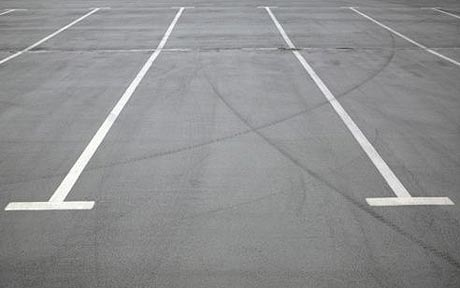
#> input picture assignment-2-data/p1.jpg, 460 x 288 px
$ python exercise_2.py   (older library calls are emulated)
#> lines starting #> are read from the running program, lines starting #| are printed output that depends on the picture; after the words box and inside, x2 and y2 are one past the last pixel; in counts of white or black regions, pixels touching at a corner belong together
#> in main, image is the input picture: shape (288, 460, 3); mean B, G, R 144.3, 143.4, 142.7
from pathlib import Path

import cv2
import numpy as np


# Prepare the region mask and compare Sobel edges with Canny edges.
def prepare_edges(image, name, white_min):
#> called with name = 'p1', white_min = 190
    if image.ndim == 3:
        gray = cv2.cvtColor(image, cv2.COLOR_BGR2GRAY)
    else:
        gray = image.copy()
    smooth = cv2.GaussianBlur(gray, (3, 3), 0)

    sobel_x = cv2.Sobel(smooth, cv2.CV_64F, 1, 0, ksize=3)
    sobel_y = cv2.Sobel(smooth, cv2.CV_64F, 0, 1, ksize=3)
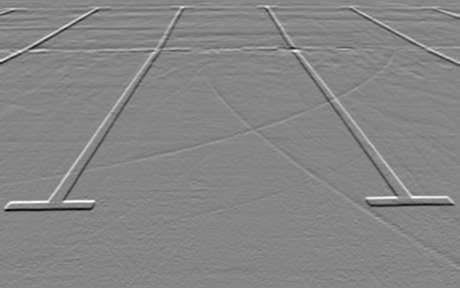
#> sobel_y: shape (288, 460) float64; min -400, max 361, mean -0.8; drawn with min black and max white
    magnitude = np.sqrt(sobel_x ** 2 + sobel_y ** 2)
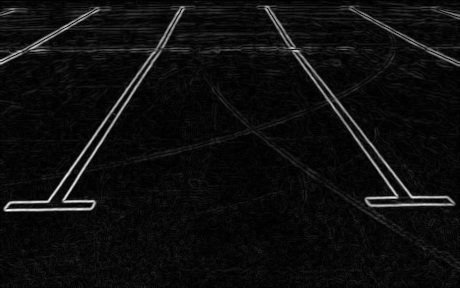
#> magnitude: shape (288, 460) float64; min 0, max 400.3, mean 22.9; drawn with min black and max white

    if name == "sudoku":
        # Lower thresholds retain the faint internal grid lines.
        canny = cv2.Canny(smooth, 20, 60, L2gradient=True)
        _, sobel_edges = cv2.threshold(magnitude, 30, 255, cv2.THRESH_BINARY)

        # Manually select the puzzle area to exclude the surrounding newspaper.
        # This mask only selects existing edges; its border is not an edge input.
        height, width = gray.shape
        corners = np.array([
            [0.11 * width, 0.14 * height],
            [0.90 * width, 0.11 * height],
            [0.95 * width, 0.94 * height],
            [0.045 * width, 0.94 * height],
        ], dtype=np.int32)
        region_mask = np.zeros_like(gray)
        cv2.fillPoly(region_mask, [corners], 255)
    else:
        canny = cv2.Canny(smooth, 40, 120, L2gradient=True)
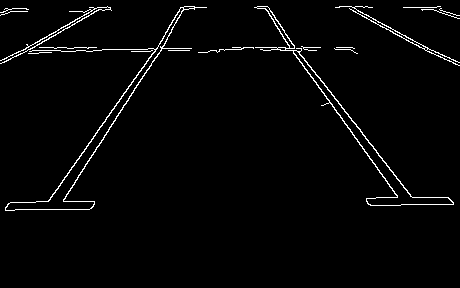
#> canny: shape (288, 460); 2.3% white in thin lines or dots, all inside (x1, y1, x2, y2) = (0, 6, 460, 211)
        _, sobel_edges = cv2.threshold(magnitude, 80, 255, cv2.THRESH_BINARY)
#> sobel_edges: shape (288, 460) float64; 4.3% white in thin lines or dots, all inside (x1, y1, x2, y2) = (0, 5, 460, 249)

        # White paint has high brightness and low colour saturation in HSV.
        hsv = cv2.cvtColor(image, cv2.COLOR_BGR2HSV)
#> hsv: shape (288, 460, 3); mean H, S, V 66.1, 4.1, 144.8
        region_mask = cv2.inRange(hsv, (0, 0, white_min), (179, 70, 255))
#> region_mask: shape (288, 460); 3.7% white; 33 white regions (25 under 20 px), largest, box (x1, y1, x2, y2) and area: (5, 7, 194, 210) 2410, (293, 51, 453, 205) 1925, (25, 8, 101, 51) 179
        # Include edge pixels just outside the white region as well.
        kernel = cv2.getStructuringElement(cv2.MORPH_RECT, (3, 3))
        region_mask = cv2.dilate(region_mask, kernel)
#> region_mask: shape (288, 460); 5.7% white; 15 white regions (7 under 20 px), largest, box (x1, y1, x2, y2) and area: (4, 6, 195, 211) 3377, (292, 50, 454, 206) 2631, (0, 6, 111, 64) 584

    sobel_edges = cv2.bitwise_and(sobel_edges.astype(np.uint8), region_mask)
    # Sobel is saved for comparison; the thinner Canny edges supply Hough votes.
    hough_edges = cv2.bitwise_and(canny, region_mask)
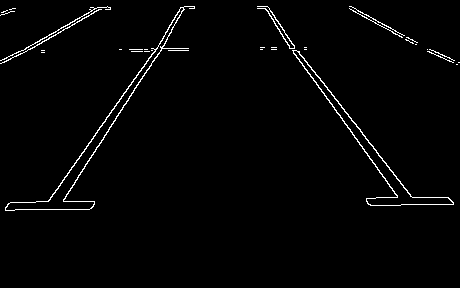
#> hough_edges: shape (288, 460); 1.8% white in thin lines or dots, all inside (x1, y1, x2, y2) = (0, 6, 460, 211)
    return {
        "grayscale": gray,
        "region_mask": region_mask,
        "sobel_magnitude": np.clip(magnitude, 0, 255).astype(np.uint8),
        "sobel_edges": sobel_edges,
        "canny_edges": canny,
        "hough_edges": hough_edges,
    }


# Keep relevant line directions and remove nearly identical Hough detections.
def select_lines(lines, name, rho_gap, angle_gap):
    selected = []
    angle_gap = np.deg2rad(angle_gap)

    # HoughLines can return None when no line receives enough votes.
    if lines is None:
        return selected

    for rho, theta in lines[:, 0]:
        rho, theta = float(rho), float(theta)
        angle = np.rad2deg(theta)

        # Theta describes the line's normal, not the direction of the line.
        # In p2, keep the upright parking dividers rather than horizontal clutter.
        if name == "p2" and not (angle < 35 or angle > 145):
            continue
        # Sudoku grid lines are approximately horizontal or vertical.
        if name == "sudoku" and not (
            angle < 12 or angle > 168 or abs(angle - 90) < 12
        ):
            continue

        duplicate = False
        for previous_rho, previous_theta in selected:
            difference = abs(theta - previous_theta)
            same_direction = (
                abs(rho - previous_rho) < rho_gap and difference < angle_gap
            )
            # Normals near 0 and 180 degrees can describe the same line.
            opposite_direction = (
                abs(rho + previous_rho) < rho_gap
                and np.pi - difference < angle_gap
            )
            if same_direction or opposite_direction:
                duplicate = True
                break

        if not duplicate:
            selected.append((rho, theta))

    return selected


# Convert a line from rho and theta to two endpoints for cv2.line().
def line_endpoints(rho, theta, length):
    a = np.cos(theta)
    b = np.sin(theta)
    x0 = rho * a
    y0 = rho * b

    # (a, b) is the normal; (-b, a) points along the line.
    point1 = (round(x0 - length * b), round(y0 + length * a))
    point2 = (round(x0 + length * b), round(y0 - length * a))
    return point1, point2


# Draw the detected lines in red over a copy of the original image.
def draw_lines(image, lines):
    if image.ndim == 2:
        result = cv2.cvtColor(image, cv2.COLOR_GRAY2BGR)
    else:
        result = image.copy()

    length = 2 * max(image.shape[:2])
    for rho, theta in lines:
        point1, point2 = line_endpoints(rho, theta, length)
        # HoughLines gives full lines, so they extend beyond the visible paint.
        cv2.line(result, point1, point2, (0, 0, 255), 1, cv2.LINE_AA)
    return result


# Save an image and report an error if saving fails.
def save_image(path, image):
    if not cv2.imwrite(str(path), image):
        raise OSError(f"Could not save {path}")


# Save six labelled images to show the main processing steps together.
def save_comparison(images, titles, path):
    height, width = images[0].shape[:2]
    title_height = 40
    panel = np.full((2 * (height + title_height), 3 * width, 3), 255, np.uint8)

    for i, (image, title) in enumerate(zip(images, titles)):
        x = (i % 3) * width
        y = (i // 3) * (height + title_height)
        if image.ndim == 2:
            image = cv2.cvtColor(image, cv2.COLOR_GRAY2BGR)
        panel[y + title_height:y + title_height + height, x:x + width] = image
        cv2.putText(
            panel, title, (x + 8, y + 27), cv2.FONT_HERSHEY_SIMPLEX,
            0.6, (0, 0, 0), 1, cv2.LINE_AA
        )

    save_image(path, panel)


# Process the three parking images and the Sudoku image, then save the results.
def main():
    project_dir = Path(__file__).resolve().parent
    output_dir = project_dir / "outputs" / "exercise_2"
    output_dir.mkdir(parents=True, exist_ok=True)

    # Settings were selected by inspecting the masks and line overlays.
    # white_min is the minimum HSV brightness; it is unused for Sudoku.
    # rho_gap (pixels) and angle_gap (degrees) control duplicate removal.
    settings = {
        "p1.jpg": {"white_min": 190, "votes": 65, "rho_gap": 15, "angle_gap": 4},
        "p2.jpg": {"white_min": 200, "votes": 60, "rho_gap": 12, "angle_gap": 3},
        "p3.jpg": {"white_min": 200, "votes": 100, "rho_gap": 8, "angle_gap": 3},
        "sudoku.png": {"white_min": 0, "votes": 140, "rho_gap": 15, "angle_gap": 4},
    }
    summary = ["image,vote_threshold,raw_lines,selected_lines"]

    for filename, parameters in settings.items():
        name = Path(filename).stem
        image_path = project_dir / "assignment-2-data" / filename
        mode = cv2.IMREAD_GRAYSCALE if name == "sudoku" else cv2.IMREAD_COLOR
        image = cv2.imread(str(image_path), mode)
        if image is None:
            raise FileNotFoundError(f"Could not read {image_path}")

        image_dir = output_dir / name
        image_dir.mkdir(exist_ok=True)
        stages = prepare_edges(image, name, parameters["white_min"])
#> stages = 6 items
        # Accumulator resolution: 1 pixel in rho and 1 degree in theta.
        lines = cv2.HoughLines(
            stages["hough_edges"], 1, np.pi / 180, parameters["votes"]
        )
#> lines = 27 rows, first 8: [155, 0.611], [-203, 2.48], [161, 0.576], [-207, 2.51], [-212, 2.53], [160, 0.559], [-209, 2.5], [-218, 2.55]
        selected = select_lines(
            lines, name, parameters["rho_gap"], parameters["angle_gap"]
        )
#> the loop in select_lines, `for rho, theta in lines[:, 0]:` made 27 passes
#> (rho, theta, angle) on passes 1 to 12: (155, 0.611, 35), (-203, 2.48, 142), (161, 0.576, 33), (-207, 2.51, 144), (-212, 2.53, 145), (160, 0.559, 32), (-209, 2.5, 143), (-218, 2.55, 146), (154, 0.593, 34), (-199, 2.46, 141), (158, 0.541, 31), (57, 1.05, 60)
#> after the loop in select_lines, `for rho, theta in lines[:, 0]:`: selected = [(155, 0.611), (-203, 2.48), (-218, 2.55), (158, 0.541), (57, 1.05), (209, 1.57), (-165, 2.08)]
        raw_lines = [] if lines is None else lines[:, 0]
#> raw_lines = 27 pairs, first value -221 to 210, second value 0.524 to 2.57
        result = draw_lines(image, selected)
#> the loop in draw_lines, `for rho, theta in lines:` made 7 passes
#> (rho, theta, a in line_endpoints, b in line_endpoints, x0 in line_endpoints, y0 in line_endpoints, point1, point2) on passes 1 to 7: (155, 0.611, 0.819, 0.574, 127, 88.9, (-401, 843), (655, -665)), (-203, 2.48, -0.788, 0.616, 160, -125, (-406, -850), (726, 600)), (-218, 2.55, -0.829, 0.559, 180.7, -121.9, (-334, -885), (695, 641)), (158, 0.541, 0.857, 0.515, 135.4, 81.38, (-338, 870), (609, -707)), (57, 1.05, 0.5, 0.866, 28.5, 49.36, (-768, 509), (825, -411)), (209, 1.57, -4.37e-08, 1, -9.14e-06, 209, (-920, 209), (920, 209)), (-165, 2.08, -0.485, 0.875, 79.99, -144.3, (-725, -590), (885, 302))
#> after the loop in draw_lines, `for rho, theta in lines:`:
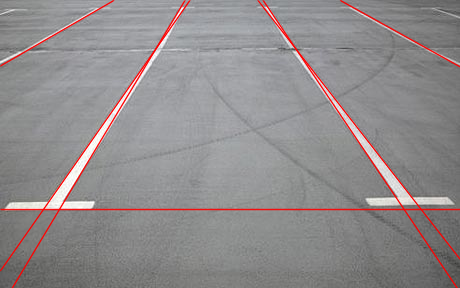
#> result: shape (288, 460, 3); 3.92% of pixels changed, all inside (x1, y1, x2, y2) = (0, 0, 460, 288)

        save_image(image_dir / "original.png", image)
        for stage_name, stage_image in stages.items():
            save_image(image_dir / f"{stage_name}.png", stage_image)
#> this loop made 6 passes
#> stage_name on passes 1 to 6: 'grayscale', 'region_mask', 'sobel_magnitude', 'sobel_edges', 'canny_edges', 'hough_edges'
        save_image(image_dir / "all_hough_lines.png", draw_lines(image, raw_lines))
#> the loop in draw_lines (call 2), `for rho, theta in lines:` made 27 passes
#> (rho, theta, a in line_endpoints, b in line_endpoints, x0 in line_endpoints, y0 in line_endpoints, point1, point2) on passes 1 to 10: (155, 0.611, 0.819, 0.574, 127, 88.9, (-401, 843), (655, -665)), (-203, 2.48, -0.788, 0.616, 160, -125, (-406, -850), (726, 600)), (161, 0.576, 0.839, 0.545, 135, 87.69, (-366, 859), (636, -684)), (-207, 2.51, -0.809, 0.588, 167.5, -121.7, (-373, -866), (708, 623)), (-212, 2.53, -0.819, 0.574, 173.7, -121.6, (-354, -875), (701, 632)), (160, 0.559, 0.848, 0.53, 135.7, 84.79, (-352, 865), (623, -695)), (-209, 2.5, -0.799, 0.602, 166.9, -125.8, (-387, -861), (721, 609)), (-218, 2.55, -0.829, 0.559, 180.7, -121.9, (-334, -885), (695, 641)), (154, 0.593, 0.829, 0.559, 127.7, 86.12, (-387, 849), (642, -677)), (-199, 2.46, -0.777, 0.629, 154.7, -125.2, (-424, -840), (734, 590))
#> after the loop in draw_lines (call 2), `for rho, theta in lines:`:
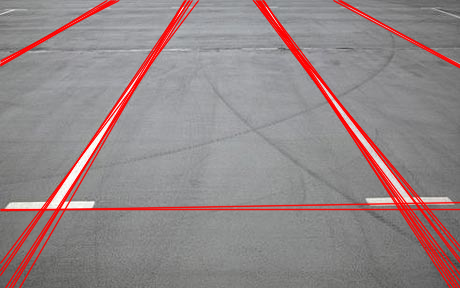
#> result: shape (288, 460, 3); 9.24% of pixels changed, all inside (x1, y1, x2, y2) = (0, 0, 460, 288)
        save_image(image_dir / "detected_lines.png", result)
        save_comparison(
            [image, stages["region_mask"], stages["sobel_edges"],
             stages["canny_edges"], stages["hough_edges"], result],
            ["Original", "Region mask", "Sobel + region mask",
             "Canny", "Canny + region mask", f"Detected lines: {len(selected)}"],
            image_dir / "comparison.png"
        )
#> the loop in save_comparison, `for i, (image, title) in enumerate(zip(images, titles)):` made 6 passes
#> (title, x, y) on passes 1 to 6: ('Original', 0, 0), ('Region mask', 460, 0), ('Sobel + region mask', 920, 0), ('Canny', 0, 328), ('Canny + region mask', 460, 328), ('Detected lines: 7', 920, 328)
#> after the loop in save_comparison, `for i, (image, title) in enumerate(zip(images, titles)):`:
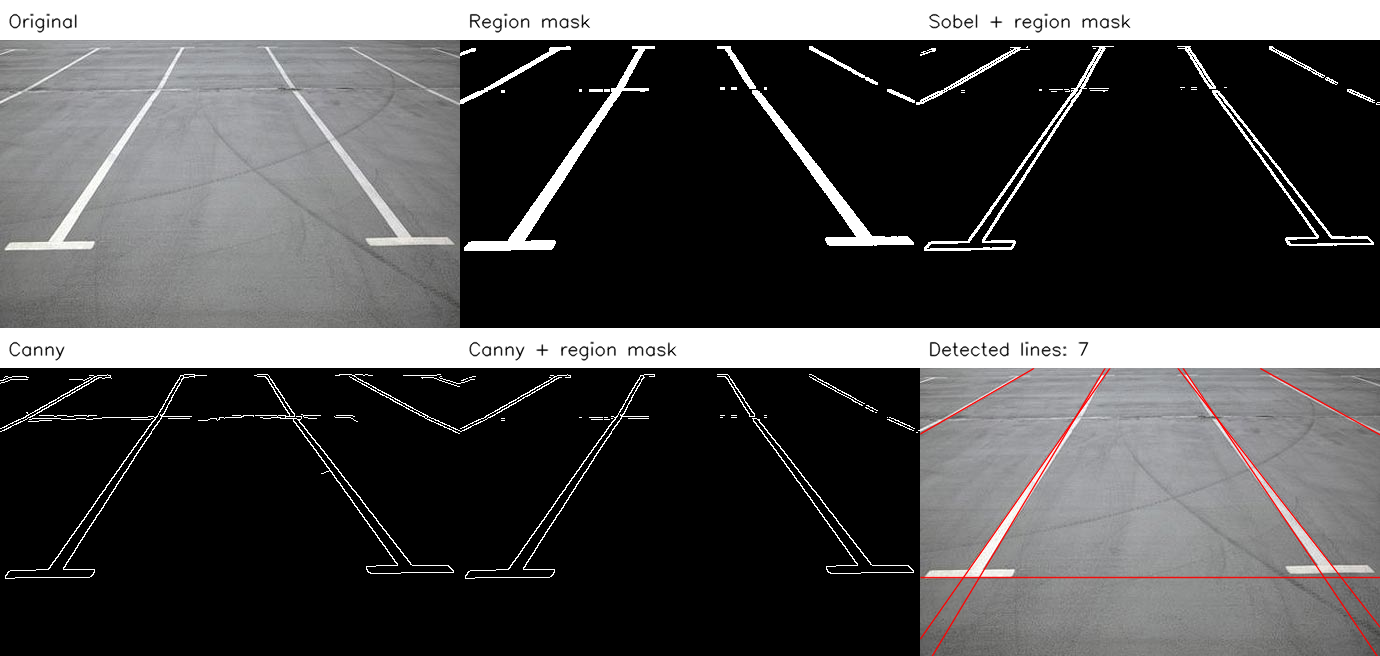
#> panel: shape (656, 1380, 3); mean B, G, R 77.2, 76.9, 77.4

        # Store the detected parameters so the overlays can be checked later.
        line_table = ["rho_pixels,theta_degrees"]
        for rho, theta in selected:
            line_table.append(f"{rho:.4f},{np.rad2deg(theta):.4f}")
#> this loop made 7 passes
#> after the loop, line_table = ['rho_pixels,theta_degrees', '155.0000,35.0000', '-203.0000,142.0000', '-218.0000,146.0000', '158.0000,31.0000', '57.0000,60.0000', '209.0000,90.0000', '-165.0000,119.0000']
        (image_dir / "line_parameters.csv").write_text(
            "\n".join(line_table) + "\n", encoding="utf-8"
        )
        summary.append(
            f"{filename},{parameters['votes']},{len(raw_lines)},{len(selected)}"
        )
        print(f"{filename}: {len(raw_lines)} Hough lines, {len(selected)} selected")
#| p1.jpg: 27 Hough lines, 7 selected
#> pass 2 of the loop in main, `for filename, parameters in settings.items():`:
#> mode = 1
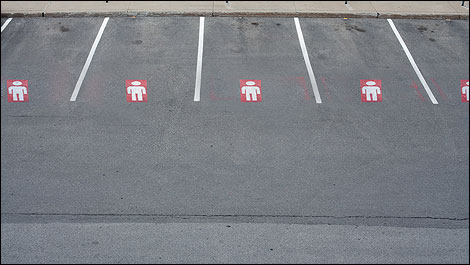
#> input picture assignment-2-data/p2.jpg, 470 x 265 px
#> in main, image is the input picture: shape (265, 470, 3); mean B, G, R 131.6, 126, 123.4
#> gray: shape (265, 470)
#> smooth: shape (265, 470)
#> sobel_x: shape (265, 470) float64
#> sobel_y: shape (265, 470) float64
#> magnitude: shape (265, 470) float64
#> canny: shape (265, 470); 4% white in thin lines or dots
#> hsv: shape (265, 470, 3); mean H, S, V 103.1, 24.9, 133.2
#> hough_edges: shape (265, 470); 1.2% white in thin lines or dots, all inside (x1, y1, x2, y2) = (1, 1, 469, 104)
#> lines = [[-333, 2.65], [-329, 2.64], [86, 1.57], [-337, 2.65], [-328, 2.62], [107, 0.401], [-276, 2.86], [205, 0.0698], [103, 0.401]]
#> the loop in select_lines (call 2), `for rho, theta in lines[:, 0]:` made 9 passes
#> (rho, theta, angle) on passes 1 to 8: (-333, 2.65, 152), (-329, 2.64, 151), (86, 1.57, 90), (-337, 2.65, 152), (-328, 2.62, 150), (107, 0.401, 23), (-276, 2.86, 164), (205, 0.0698, 4)
#> in main, `selected = select_lines( lines, name, parameters["rho_gap"], parameter..`: selected = [(-333, 2.65), (107, 0.401), (-276, 2.86), (205, 0.0698)]
#> raw_lines has the same summary as lines
#> the loop in main, `for stage_name, stage_image in stages.items():` made 6 passes
#> the loop in draw_lines (call 4), `for rho, theta in lines:` made 9 passes
#> (rho, theta, a in line_endpoints, b in line_endpoints, x0 in line_endpoints, y0 in line_endpoints, point1, point2) on passes 1 to 6: (-333, 2.65, -0.883, 0.469, 294, -156.3, (-147, -986), (735, 674)), (-329, 2.64, -0.875, 0.485, 287.7, -159.5, (-168, -982), (743, 663)), (86, 1.57, -4.37e-08, 1, -3.76e-06, 86, (-940, 86), (940, 86)), (-337, 2.65, -0.883, 0.469, 297.6, -158.2, (-144, -988), (739, 672)), (-328, 2.62, -0.866, 0.5, 284.1, -164, (-186, -978), (754, 650)), (107, 0.401, 0.921, 0.391, 98.49, 41.81, (-269, 907), (466, -823))
#> after the loop in draw_lines (call 4), `for rho, theta in lines:`:
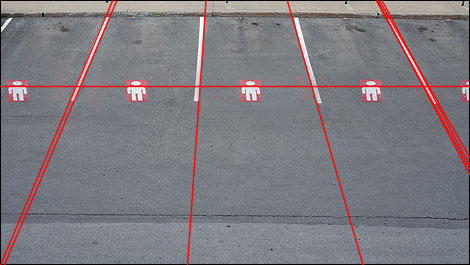
#> result: shape (265, 470, 3); 4.81% of pixels changed, all inside (x1, y1, x2, y2) = (0, 0, 470, 265)
#> the loop in save_comparison (call 2), `for i, (image, title) in enumerate(zip(images, titles)):` made 6 passes
#> (title, x, y) on passes 1 to 6: ('Original', 0, 0), ('Region mask', 470, 0), ('Sobel + region mask', 940, 0), ('Canny', 0, 305), ('Canny + region mask', 470, 305), ('Detected lines: 4', 940, 305)
#> after the loop in save_comparison (call 2), `for i, (image, title) in enumerate(zip(images, titles)):`:
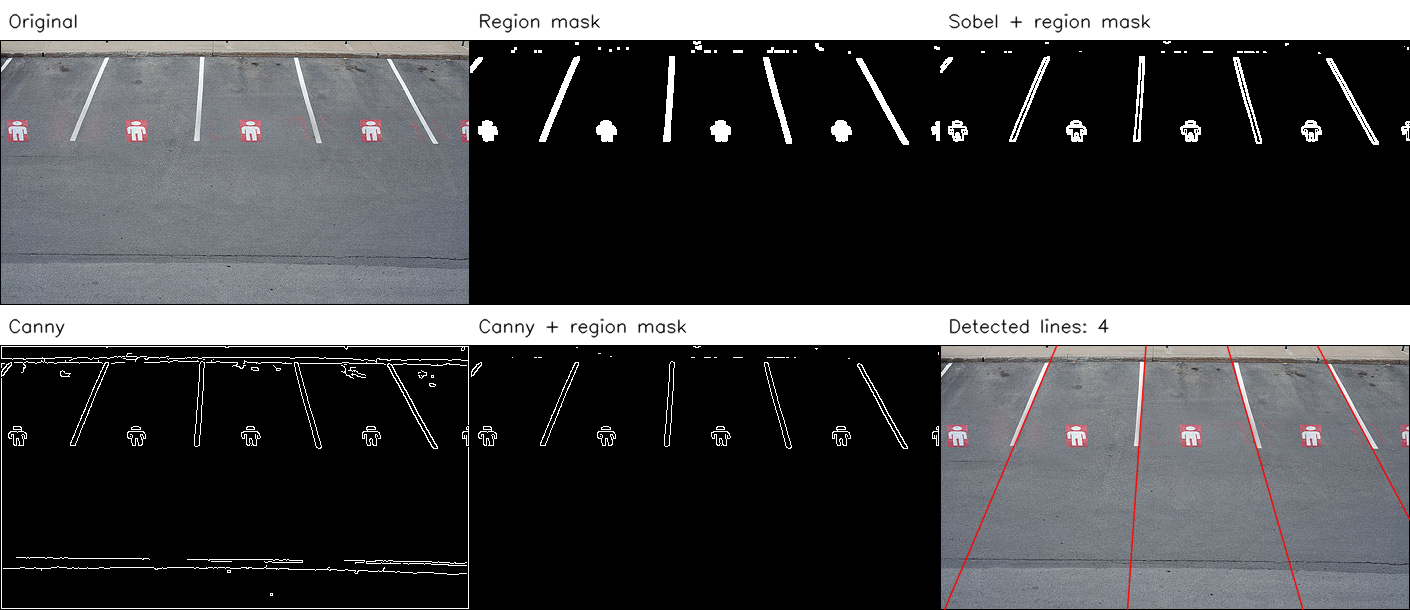
#> panel: shape (610, 1410, 3); mean of channels 0, 1, 2 74.9, 73.3, 72.9; drawn as B, G, R
#> the loop in main, `for rho, theta in selected:` made 4 passes
#> after the loop in main, `for rho, theta in selected:`: line_table = ['rho_pixels,theta_degrees', '-333.0000,152.0000', '107.0000,23.0000', '-276.0000,164.0000', '205.0000,4.0000']
#| p2.jpg: 9 Hough lines, 4 selected
#> pass 3 of the loop in main, `for filename, parameters in settings.items():`:
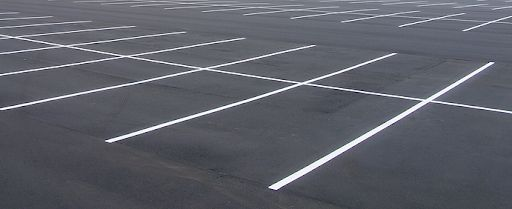
#> input picture assignment-2-data/p3.jpg, 512 x 209 px
#> in main, image is the input picture: shape (209, 512, 3); mean B, G, R 104.5, 95.9, 93.4
#> gray: shape (209, 512)
#> smooth: shape (209, 512)
#> sobel_x: shape (209, 512) float64
#> sobel_y: shape (209, 512) float64
#> magnitude: shape (209, 512) float64
#> in prepare_edges (call 3), `canny = cv2.Canny(smooth, 40, 120, L2gradient=True)`:
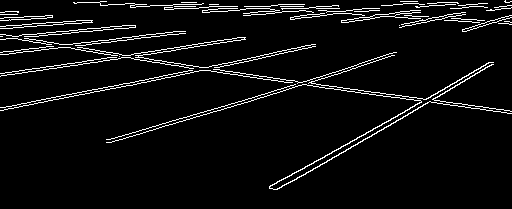
#> canny: shape (209, 512); 5.5% white in thin lines or dots
#> hsv: shape (209, 512, 3); mean H, S, V 114, 28.2, 104.5
#> in prepare_edges (call 3), `region_mask = cv2.dilate(region_mask, kernel)`:
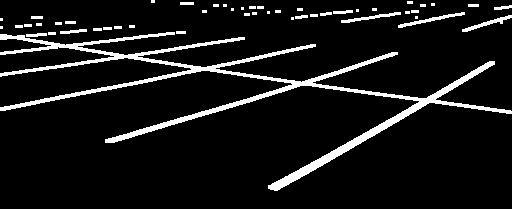
#> region_mask: shape (209, 512); 8.6% white; 49 white regions (23 under 20 px), largest, box (x1, y1, x2, y2) and area: (0, 32, 512, 191) 7523, (398, 12, 465, 28) 224, (462, 15, 512, 32) 198
#> lines = 26 rows, first 8: [41, 1.71], [39, 1.71], [108, 1.36], [34, 1.73], [76, 1.41], [105, 1.38], [74, 1.41], [302, 1.05]
#> in main, `selected = select_lines( lines, name, parameters["rho_gap"], parameter..`: selected = [(41, 1.71), (108, 1.36), (76, 1.41), (302, 1.05), (171, 1.26), (52, 1.45), (293, 1.06), (163, 1.29), (32, 1.75)]
#> raw_lines = 26 pairs, first value 32 to 308, second value 1.03 to 1.75
#> the loop in main, `for rho, theta in selected:` made 9 passes
#| p3.jpg: 26 Hough lines, 9 selected
#> the loop made 4 passes; the first 3 are shown

    (output_dir / "line_counts.csv").write_text(
        "\n".join(summary) + "\n", encoding="utf-8"
    )
    print(f"Results saved to {output_dir}")


if __name__ == "__main__":
    main()
